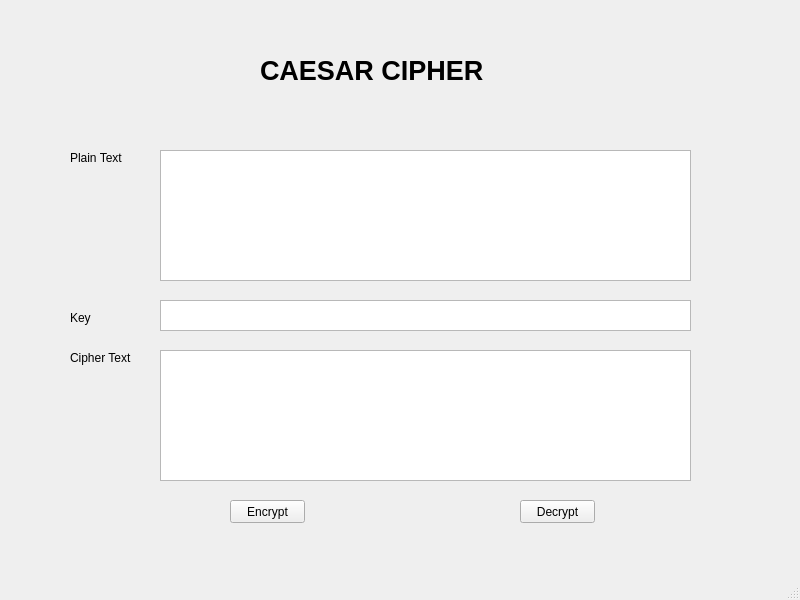
<?xml version="1.0" encoding="UTF-8"?>
<ui version="4.0">
 <class>MainWindow</class>
 <widget class="QMainWindow" name="MainWindow">
  <property name="geometry">
   <rect>
    <x>0</x>
    <y>0</y>
    <width>800</width>
    <height>600</height>
   </rect>
  </property>
  <property name="windowTitle">
   <string>MainWindow</string>
  </property>
  <widget class="QWidget" name="centralwidget">
   <widget class="QLabel" name="label">
    <property name="geometry">
     <rect>
      <x>260</x>
      <y>20</y>
      <width>231</width>
      <height>101</height>
     </rect>
    </property>
    <property name="font">
     <font>
      <family>Arial</family>
      <pointsize>20</pointsize>
      <weight>75</weight>
      <bold>true</bold>
     </font>
    </property>
    <property name="text">
     <string>CAESAR CIPHER</string>
    </property>
   </widget>
   <widget class="QLabel" name="label_2">
    <property name="geometry">
     <rect>
      <x>70</x>
      <y>150</y>
      <width>61</width>
      <height>16</height>
     </rect>
    </property>
    <property name="text">
     <string>Plain Text</string>
    </property>
   </widget>
   <widget class="QLabel" name="label_3">
    <property name="geometry">
     <rect>
      <x>70</x>
      <y>310</y>
      <width>61</width>
      <height>16</height>
     </rect>
    </property>
    <property name="text">
     <string>Key</string>
    </property>
   </widget>
   <widget class="QLabel" name="label_4">
    <property name="geometry">
     <rect>
      <x>70</x>
      <y>350</y>
      <width>61</width>
      <height>16</height>
     </rect>
    </property>
    <property name="text">
     <string>Cipher Text</string>
    </property>
   </widget>
   <widget class="QPushButton" name="btn_encrypt">
    <property name="geometry">
     <rect>
      <x>230</x>
      <y>500</y>
      <width>75</width>
      <height>23</height>
     </rect>
    </property>
    <property name="text">
     <string>Encrypt</string>
    </property>
   </widget>
   <widget class="QPushButton" name="btn_decrypt">
    <property name="geometry">
     <rect>
      <x>520</x>
      <y>500</y>
      <width>75</width>
      <height>23</height>
     </rect>
    </property>
    <property name="text">
     <string>Decrypt</string>
    </property>
   </widget>
   <widget class="QTextEdit" name="txt_plain_text">
    <property name="geometry">
     <rect>
      <x>160</x>
      <y>150</y>
      <width>531</width>
      <height>131</height>
     </rect>
    </property>
   </widget>
   <widget class="QTextEdit" name="txt_key">
    <property name="geometry">
     <rect>
      <x>160</x>
      <y>300</y>
      <width>531</width>
      <height>31</height>
     </rect>
    </property>
   </widget>
   <widget class="QTextEdit" name="txt_cipher_text">
    <property name="geometry">
     <rect>
      <x>160</x>
      <y>350</y>
      <width>531</width>
      <height>131</height>
     </rect>
    </property>
   </widget>
  </widget>
  <widget class="QMenuBar" name="menubar">
   <property name="geometry">
    <rect>
     <x>0</x>
     <y>0</y>
     <width>800</width>
     <height>21</height>
    </rect>
   </property>
  </widget>
  <widget class="QStatusBar" name="statusbar"/>
 </widget>
 <resources/>
 <connections/>
</ui>
